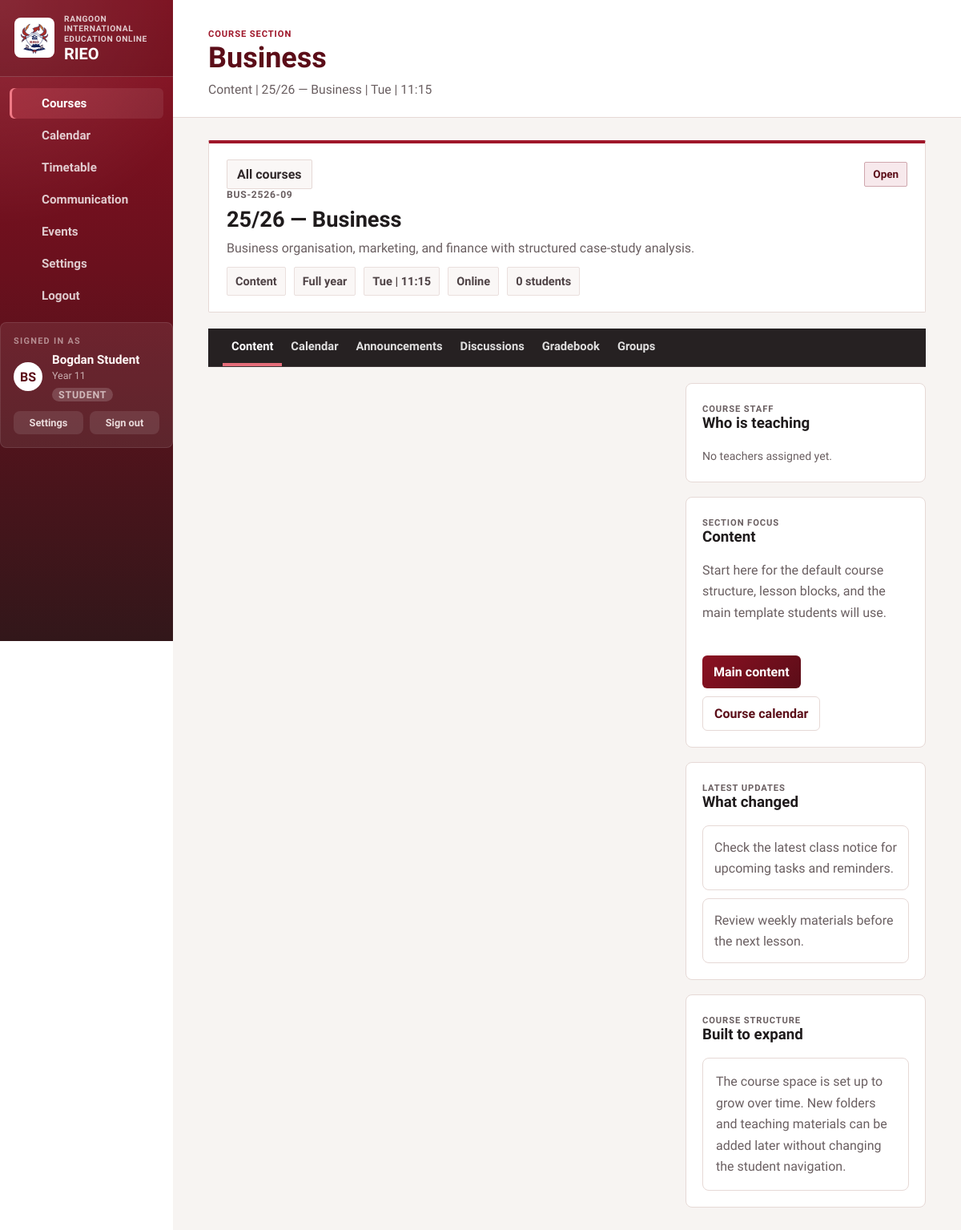
/course.php?course=business-2526&section=content (signed in), run on the app's committed database.
### tables this page shows
CREATE TABLE "users" (
                    id            INTEGER PRIMARY KEY AUTOINCREMENT,
                    username      TEXT    NOT NULL UNIQUE,
                    email         TEXT    NOT NULL UNIQUE,
                    password_hash TEXT    NOT NULL,
                    name          TEXT    NOT NULL,
                    year          TEXT    NOT NULL DEFAULT 'Year 11',
                    programme     TEXT    NOT NULL DEFAULT 'General',
                    initials      TEXT    NOT NULL DEFAULT 'ST',
                    role          TEXT    NOT NULL DEFAULT 'student'
                                          CHECK(role IN ('owner','admin','teacher','student')),
                    created_at    TEXT    NOT NULL DEFAULT (datetime('now'))
                );

CREATE TABLE courses (
        id            INTEGER PRIMARY KEY AUTOINCREMENT,
        slug          TEXT    NOT NULL UNIQUE,
        code          TEXT    NOT NULL,
        title         TEXT    NOT NULL,
        full_title    TEXT    NOT NULL,
        summary       TEXT    NOT NULL,
        year_group    TEXT    NOT NULL DEFAULT '25/26',
        term          TEXT    NOT NULL DEFAULT 'Full year',
        status        TEXT    NOT NULL DEFAULT 'open',
        status_label  TEXT    NOT NULL DEFAULT 'Open',
        accent        TEXT    NOT NULL DEFAULT '#c1202f',
        meeting       TEXT    NOT NULL DEFAULT 'TBA',
        room          TEXT    NOT NULL DEFAULT 'TBA',
        notice        TEXT    NOT NULL DEFAULT '',
        student_count INTEGER NOT NULL DEFAULT 0
    );

### public/course.php (the view, shortened to what the rows shown need)
<?php
require_once __DIR__ . '/../bootstrap.php';
require_once __DIR__ . '/../course_catalog.php';
$slug = (string) ($_GET['course'] ?? '');
$course = portal_find_course($slug);
$courseId = (int) $course['id'];
$_db = portal_db();
$_tStmt = $_db->prepare(
    "SELECT u.id, u.name, u.initials, u.email
     FROM course_teachers ct
     JOIN users u ON u.id = ct.user_id
     WHERE ct.course_id = ?
     ORDER BY u.name ASC"
);
$_tStmt->execute([$courseId]);
$courseTeachers = $_tStmt->fetchAll();
$requestedSection = (string) ($_GET['section'] ?? 'content');
$_allTabDefs      = portal_course_tab_definitions($course);
$validSections = array_column($_allTabDefs, 'key');
$sectionKey    = in_array($requestedSection, $validSections, true) ? $requestedSection : 'content';
$tabs          = portal_course_tab_definitions($course, $sectionKey);
$currentSection = $tabs[0];
foreach ($tabs as $tab) {
    if ($tab['key'] === $sectionKey) {
        $currentSection = $tab;
        break;
    }
}
$tabLookup = [];
foreach ($tabs as $tab) {
    $tabLookup[$tab['key']] = $tab['href'];
}
$active_page = 'courses';
$page_eyebrow = 'Course section';
$page_heading = $course['title'];
$page_description = $currentSection['label'] . ' | ' . $course['full_title'] . ' | ' . $course['meeting'];
?>
<section class="course-detail-page">
    <article class="course-hero-banner" style="--course-accent: <?= portal_escape($course['accent']) ?>;">
        <div class="course-hero-top">
            <a class="course-breadcrumb" href="courses.php">All courses</a>
            <span class="course-status-pill<?= $course['status'] === 'open' ? ' active' : '' ?>"><?= portal_escape($course['status_label']) ?></span>
        </div>
        <p class="course-list-code"><?= portal_escape($course['code']) ?></p>
        <h3><?= portal_escape($course['full_title']) ?></h3>
        <div class="course-hero-desc-row">
            <p><?= portal_escape($course['summary']) ?></p>
        </div>
        <div class="course-hero-meta">
            <span><?= portal_escape($currentSection['label']) ?></span>
            <span><?= portal_escape($course['term']) ?></span>
            <span><?= portal_escape($course['meeting']) ?></span>
            <span>Online</span>
            <span><?= (int) $course['student_count'] ?> students</span>
        </div>
    </article>
    <nav class="course-subnav" aria-label="Course sections">
        <?php foreach ($tabs as $tab): ?>
            <a class="course-tab<?= !empty($tab['active']) ? ' active' : '' ?>" href="<?= portal_escape($tab['href']) ?>">
                <span><?= portal_escape($tab['label']) ?></span>
            </a>
        <?php endforeach; ?>
    </nav>
    <div class="course-detail-layout">
        <aside class="stack">
            <article class="card-shell">
                <div class="section-head">
                    <div>
                        <p class="eyebrow">Course staff</p>
                        <h3 class="card-title">Who is teaching</h3>
                    </div>
                </div>
                <div class="course-staff-list">
                    <?php if (empty($courseTeachers)): ?>
                        <p class="folder-empty-note" style="padding:4px 0;">No teachers assigned yet.</p>
                    <?php endif; ?>
                </div>
            </article>
            <article class="card-shell">
                <div class="section-head">
                    <div>
                        <p class="eyebrow">Section focus</p>
                        <h3 class="card-title"><?= portal_escape($currentSection['label']) ?></h3>
                    </div>
                </div>
                <p class="section-copy"><?= portal_escape($currentSection['description']) ?></p>
                <div class="button-row">
                    <a class="button" href="<?= portal_escape($tabLookup['content']) ?>">Main content</a>
                    <a class="button-secondary" href="<?= portal_escape($tabLookup['calendar']) ?>">Course calendar</a>
                </div>
            </article>
            <article class="card-shell" id="course-updates">
                <div class="section-head">
                    <div>
                        <p class="eyebrow">Latest updates</p>
                        <h3 class="card-title">What changed</h3>
                    </div>
                </div>
                <div class="course-update-list">
                    <?php foreach ($course['updates'] as $update): ?>
                        <article class="course-update-item">
                            <p><?= portal_escape($update) ?></p>
                        </article>
                    <?php endforeach; ?>
                </div>
            </article>
            <article class="card-shell">
                <div class="section-head">
                    <div>
                        <p class="eyebrow">Course structure</p>
                        <h3 class="card-title">Built to expand</h3>
                    </div>
                </div>
                <article class="schedule-note">
                    <p>The course space is set up to grow over time. New folders and teaching materials can be added later without changing the student navigation.</p>
                </article>
            </article>
        </aside>
    </div>
</section>
<link rel="stylesheet" href="https://cdn.jsdelivr.net/npm/quill@2/dist/quill.snow.css">
<?php
$page_content = ob_get_clean();
require __DIR__ . '/../layout.php';

### layout.php (shortened to what the rows shown need)
<?php
require_once __DIR__ . '/bootstrap.php';
$layout_variant = $layout_variant ?? $layoutVariant ?? 'app';
$active_page = $active_page ?? $activePage ?? 'courses';
$page_eyebrow = $page_eyebrow ?? $pageEyebrow ?? 'Student workspace';
$page_heading = $page_heading ?? $pageHeading ?? 'Courses';
$page_description = $page_description ?? $pageDescription ?? 'Keep up with your classes, deadlines, and the things happening around school.';
$page_content = $page_content ?? $pageContent ?? '';
$auth_heading = $auth_heading ?? $authHeading ?? portal_school_name();
$navItems = [
    ['key' => 'courses',       'label' => 'Courses',       'href' => 'courses.php',       'icon' => 'book-open'],
    ['key' => 'calendar',      'label' => 'Calendar',      'href' => 'calendar.php',      'icon' => 'calendar'],
    ['key' => 'timetable',     'label' => 'Timetable',     'href' => 'timetable.php',     'icon' => 'clock'],
    ['key' => 'communication', 'label' => 'Communication', 'href' => 'communication.php', 'icon' => 'megaphone'],
    ['key' => 'events',        'label' => 'Events',        'href' => 'events.php',        'icon' => 'sparkles'],
    ['key' => 'settings',      'label' => 'Settings',      'href' => 'settings.php',      'icon' => 'settings'],
    ['key' => 'logout',        'label' => 'Logout',        'href' => 'logout.php',        'icon' => 'log-out'],
];
$asset_version = '20260426k';
$logo_src = 'assets/rieo-crest.svg?v=' . $asset_version;
$style_src = '../style.css?v=' . $asset_version;
?>
<!DOCTYPE html>
<html lang="en">
<head>
    <link rel="stylesheet" href="<?= portal_escape($style_src) ?>">
</head>
<body<?= $layout_variant === 'auth' ? ' class="login-body"' : '' ?>>
    <?php if ($layout_variant === 'auth'): ?>
        <main class="login-shell">
            <section class="login-panel">
                <div class="login-brand">
                    <img class="auth-main-logo" src="<?= portal_escape($logo_src) ?>" width="56" height="56" alt="<?= portal_escape(portal_school_name()) ?> crest">
                    <div>
                        <strong><?= portal_escape(portal_school_short_name()) ?></strong>
                        <span><?= portal_escape($auth_heading) ?></span>
                    </div>
                </div>
                <?= $page_content ?>
            </section>
        </main>
    <?php else: ?>
        <div class="portal-shell">
            <aside class="sidebar">
                <div class="brand-block">
                    <img class="brand-logo" src="<?= portal_escape($logo_src) ?>" width="82" height="82" alt="<?= portal_escape(portal_school_name()) ?> crest">
                    <div>
                        <p class="brand-kicker"><?= portal_escape(portal_school_name()) ?></p>
                        <h1><?= portal_escape(portal_school_short_name()) ?></h1>
                    </div>
                </div>
                <nav class="sidebar-nav" aria-label="Sidebar">
                    <?php foreach ($navItems as $item): ?>
                        <?php $isActive = $item['key'] === $active_page; ?>
                        <a class="nav-link<?= $isActive ? ' active' : '' ?>" href="<?= portal_escape($item['href']) ?>">
                            <?= portal_icon($item['icon'], 'nav-icon') ?>
                            <span><?= portal_escape($item['label']) ?></span>
                        </a>
                    <?php endforeach; ?>
                </nav>
                <?php
                    $__sidebarUser = portal_current_user();
                    $__sidebarRole = portal_current_user_role();
                    $__sidebarMeta = $__sidebarUser['year'] ?? '';
                ?>
                <div class="sidebar-user-card">
                    <p class="sidebar-logged-in-label">Signed in as</p>
                    <div class="sidebar-user-row">
                        <div class="student-avatar"><?= portal_escape($__sidebarUser['initials'] ?? 'ST') ?></div>
                        <div class="sidebar-user-info">
                            <strong><?= portal_escape($__sidebarUser['name'] ?? 'Student') ?></strong>
                            <span><?= portal_escape($__sidebarMeta) ?></span>
                            <span class="sidebar-role-badge sidebar-role-badge--<?= portal_escape($__sidebarRole) ?>"><?= portal_escape(ucfirst($__sidebarRole)) ?></span>
                        </div>
                    </div>
                    <div class="sidebar-user-actions">
                        <a class="sidebar-user-action" href="settings.php">Settings</a>
                        <a class="sidebar-user-action sidebar-user-action--danger" href="logout.php">Sign out</a>
                    </div>
                </div>
            </aside>
            <main class="main-panel">
                <header class="topbar">
                    <div>
                        <p class="eyebrow"><?= portal_escape($page_eyebrow) ?></p>
                        <h2><?= portal_escape($page_heading) ?></h2>
                        <p class="lead-copy"><?= portal_escape($page_description) ?></p>
                    </div>
                </header>
                <div class="page-content">
                    <?= $page_content ?>
                </div>
            </main>
        </div>
    <?php endif; ?>
</body>
</html>

### data on the page
users: role "STUDENT"
courses: status_label "Open", code "BUS-2526-09", full_title "25/26 — Business", summary "Business organisation, marketing, and finance with structured case-study analysis.", term "Full year", meeting "Tue | 11:15", student_count "0"

### other printed values
portal_escape(portal_school_name()) "RANGOON INTERNATIONAL EDUCATION ONLINE"
portal_escape(portal_school_short_name()) "RIEO"
portal_escape($item['label']) "Courses"
portal_escape($item['label']) "Calendar"
portal_escape($item['label']) "Timetable"
portal_escape($item['label']) "Communication"
portal_escape($item['label']) "Events"
portal_escape($item['label']) "Settings"
portal_escape($item['label']) "Logout"
portal_escape($__sidebarUser['initials'] ?? 'ST') "BS"
portal_escape($__sidebarUser['name'] ?? 'Student') "Bogdan Student"
portal_escape($__sidebarMeta) "Year 11"
portal_escape($page_eyebrow) "COURSE SECTION"
portal_escape($page_heading) "Business"
portal_escape($page_description) "Content | 25/26 — Business | Tue | 11:15"
